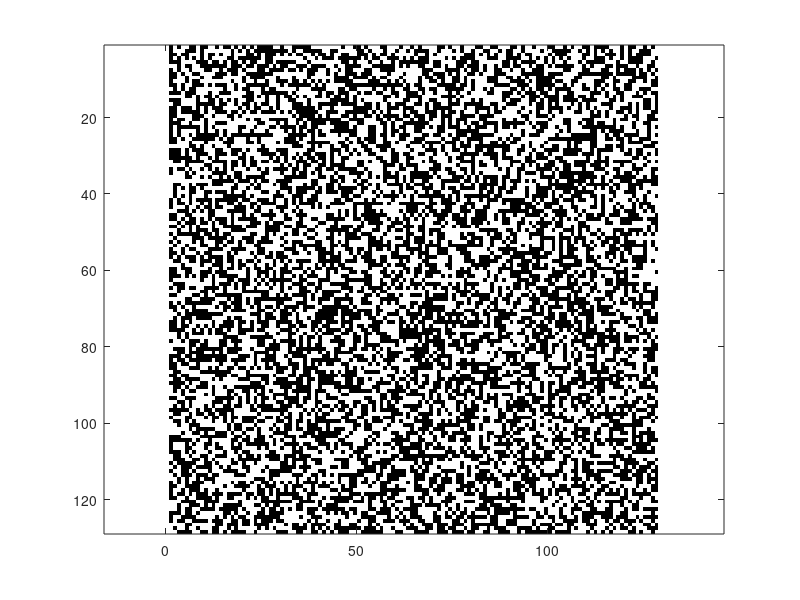

Write the MATLAB code that produced this figure. (Note: this script raises an error after producing the figure.)
%%%%%%%%%%%%%%%%%%%%%%%%%%%%%%%%%%%%%%%%%%%%%%%%%%%%%%%%%%%%%%%%%%%%%%%%%%%
%%           Simulation of Ising Model using Kawasaki Dynamics           %%
%%%%%%%%%%%%%%%%%%%%%%%%%%%%%%%%%%%%%%%%%%%%%%%%%%%%%%%%%%%%%%%%%%%%%%%%%%%
clc
clear all
N=128; % Size of the domain
spin=randi([0 1],N*N,1); %Randomly selecting ground state configuration

  r=N;c=N;
Spin=reshape(spin,N,N);
           imagesc((1:c)+0.5, (1:r)+0.5, Spin);
           colormap(gray);                              
           axis equal     
           pause(0.2)

for MCS=1:10000
    for lattice=1:N*N
        k=randi(N*N); %Randomly selecting a site
        
        [Neighbor,n]=neighbor8(spin,k,N); % Calcualting neighborhood based on Periodic BC
        Energy_old=0;
        Energy_new=0;
        Energy_old=energy(spin,k,Neighbor,n); % Calculating energy of the configuration
        
      [spin,ne]=kawasaki(spin,k,N,n); %Spin after kawasaki dynamics
        Energy_new=energy(spin,k,Neighbor,n);
        
        dE=Energy_new-Energy_old;
         if dE>0
             if rand()>exp(-dE/0.0001)
                spin=revkawa(spin,k,N,n,spin(k));%After reverse swapping            
             end
             
         end
      
           
    end
    
%   r=N;c=N;
% Spin=reshape(spin,N,N);
%            imagesc((1:c)+0.5, (1:r)+0.5, Spin);
%            colormap(gray);                              
%            axis equal     
%            pause(10000)
end

    